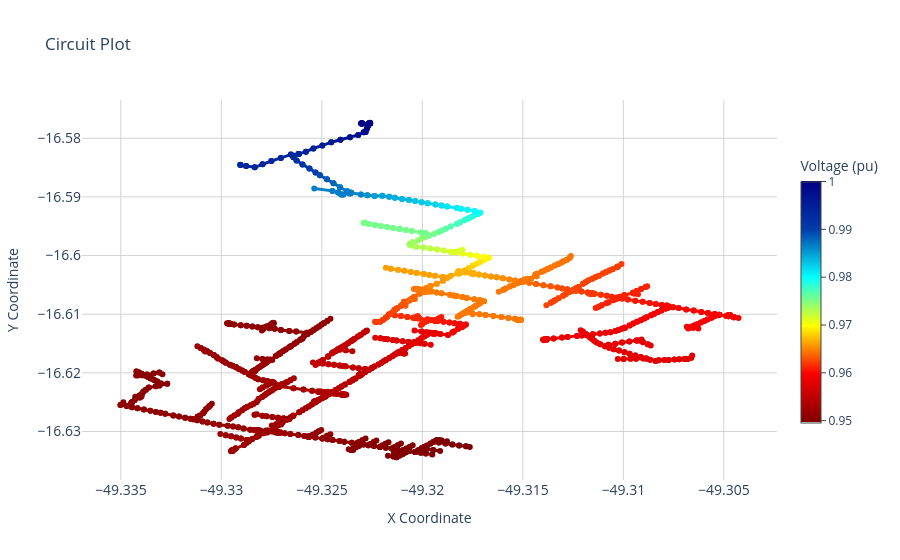

Write notebook code for a chart like this one.
### Code cell
#Rodar 

print(dss.dssinterface.version)
dss_tools.update_dss(dss)
########## Mapas ############

dss_tools.interactive_view.circuit_plot(parameter="voltage", show=True)
dss_tools.interactive_view.circuit_geoplot(parameter="voltage", show=True)
#dss_tools.interactive_view.voltage_profile(show=True)
dss_tools.static_view.voltage_profile(show=True, legend=False)
dss_tools.static_view.impedances_vs_distance(show=True)
